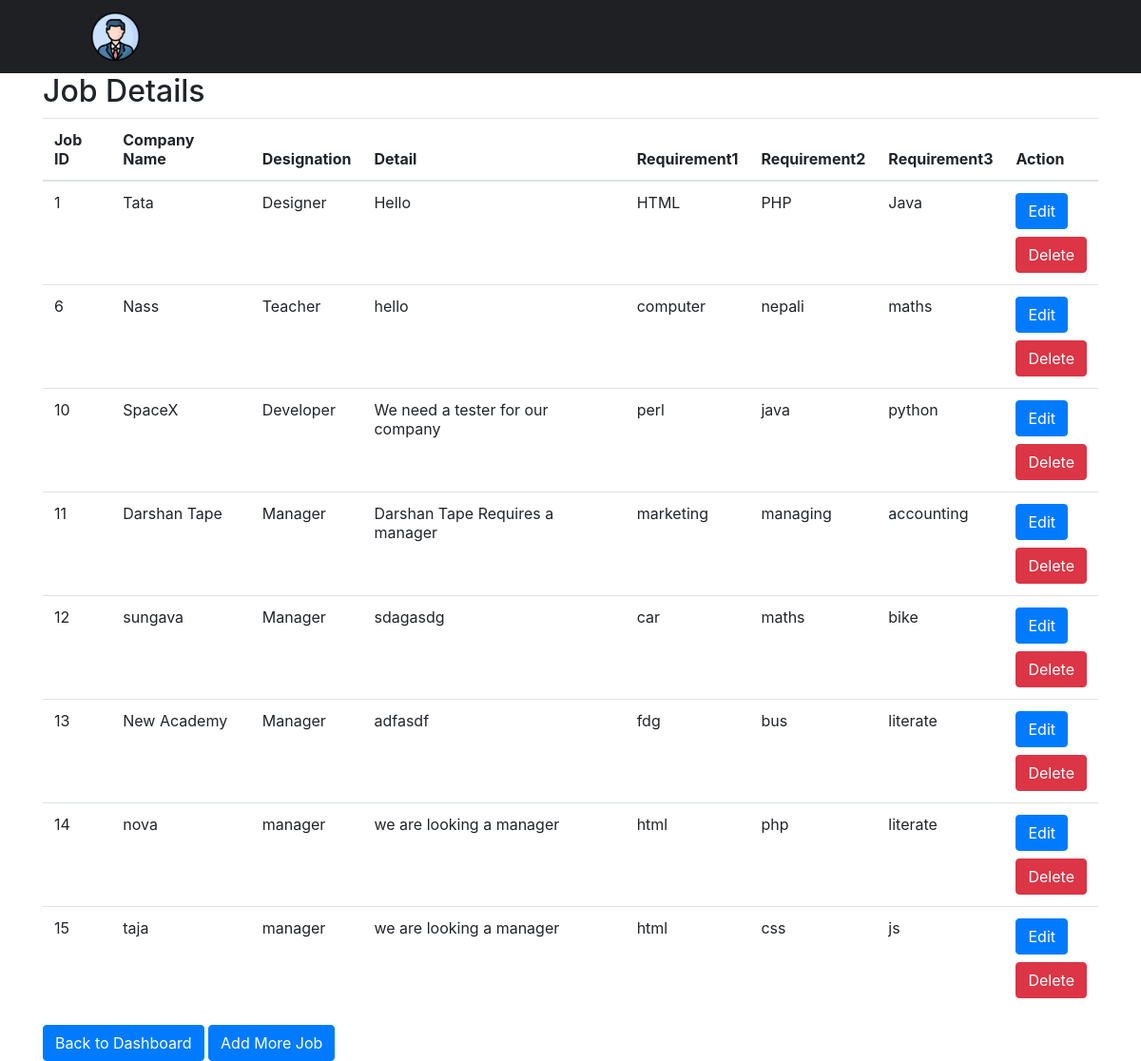
The app's page /admin/jobs.php with its own data.
### tables this page shows
CREATE TABLE `job_detail` (
  `job_id` int(11) NOT NULL,
  `company_name` varchar(255) NOT NULL,
  `designation` varchar(255) NOT NULL,
  `detail` varchar(255) NOT NULL,
  `req1` varchar(255) NOT NULL,
  `req2` varchar(255) NOT NULL,
  `req3` varchar(255) NOT NULL
);

### admin/jobs.php (the view, shortened to what this page needs)
<?php
include_once 'adminHeader.php';
?>
<!DOCTYPE html>
<html>
<head>
    <link rel="stylesheet" href="https://maxcdn.bootstrapcdn.com/bootstrap/4.0.0/css/bootstrap.min.css">
</head>
<body>
    <div class="container">
        <h2>Job Details</h2>
        <table class="table">
            <thead>
                <tr>
                    <th>Job ID</th>
                    <th>Company Name</th>
                    <th>Designation</th>
                    <th>Detail</th>
                    <th>Requirement1</th>
                    <th>Requirement2</th>
                    <th>Requirement3</th>
                    <th>Action</th>
                </tr>
            </thead>
            <tbody>
                <?php
                include 'config/dbconnect.php';
                $sql = "SELECT * FROM job_detail";
                $result = mysqli_query($conn, $sql);
                while ($row = mysqli_fetch_assoc($result)) {
                    echo "<tr>";
                    echo "<td>" . $row['job_id'] . "</td>";
                    echo "<td>" . $row['company_name'] . "</td>";
                    echo "<td>" . $row['designation'] . "</td>";
                    echo "<td>" . $row['detail'] . "</td>";
                    echo "<td>" . $row['req1'] . "</td>";
                    echo "<td>" . $row['req2'] . "</td>";
                    echo "<td>" . $row['req3'] . "</td>";
                    echo "<td>";
                    echo "<a href='editjob.php?id=" . $row['job_id'] . "' class='btn btn-primary mr-2 mb-2'>Edit</a> <br>";
                    echo "<a href='deletejob.php?id=" . $row['job_id'] . "' class='btn btn-danger'>Delete</a>";
                    echo "</td>";
                    echo "</tr>";
                }
                ?>
            </tbody>
        </table>
        <div class="d-grid gap-2">
  <button class="btn btn-primary" type="button" onclick="location.href='dashboard.php'">Back to Dashboard</button>
  <button class="btn btn-primary" type="button" onclick="location.href='view_job_requests.php'">Add More Job</button>
</div>
    </div>
</body>
</html>

### records on screen
job_detail: job_id "1", company_name "Tata", designation "Designer", detail "Hello", req1 "HTML", req2 "PHP", req3 "Java"
job_detail: job_id "6", company_name "Nass", designation "Teacher", detail "hello", req1 "computer", req2 "nepali", req3 "maths"
job_detail: job_id "10", company_name "SpaceX", designation "Developer", detail "We need a tester for our company", req1 "perl", req2 "java", req3 "python"
job_detail: job_id "11", company_name "Darshan Tape", designation "Manager", detail "Darshan Tape Requires a manager", req1 "marketing", req2 "managing", req3 "accounting"
job_detail: job_id "12", company_name "sungava", designation "Manager", detail "sdagasdg", req1 "car", req2 "maths", req3 "bike"
job_detail: job_id "13", company_name "New Academy", designation "Manager", detail "adfasdf", req1 "fdg", req2 "bus", req3 "literate"
job_detail: job_id "14", company_name "nova", designation "manager", detail "we are looking a manager", req1 "html", req2 "php", req3 "literate"
job_detail: job_id "15", company_name "taja", designation "manager", detail "we are looking a manager", req1 "html", req2 "css", req3 "js"
